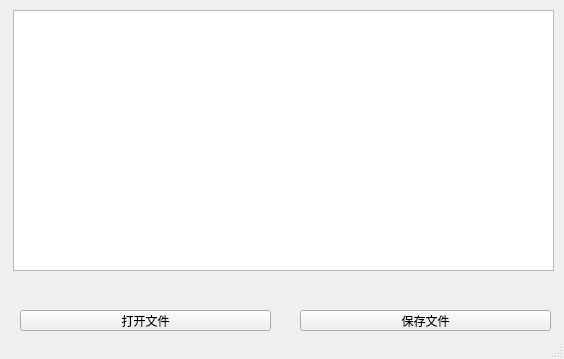
<?xml version="1.0" encoding="UTF-8"?>
<ui version="4.0">
 <class>MainWindow</class>
 <widget class="QMainWindow" name="MainWindow">
  <property name="enabled">
   <bool>true</bool>
  </property>
  <property name="geometry">
   <rect>
    <x>0</x>
    <y>0</y>
    <width>564</width>
    <height>359</height>
   </rect>
  </property>
  <property name="windowTitle">
   <string>MainWindow</string>
  </property>
  <widget class="QWidget" name="centralwidget">
   <widget class="QTextEdit" name="textEdit">
    <property name="geometry">
     <rect>
      <x>13</x>
      <y>10</y>
      <width>541</width>
      <height>261</height>
     </rect>
    </property>
   </widget>
   <widget class="QPushButton" name="pushButton">
    <property name="geometry">
     <rect>
      <x>20</x>
      <y>310</y>
      <width>251</width>
      <height>21</height>
     </rect>
    </property>
    <property name="cursor">
     <cursorShape>ArrowCursor</cursorShape>
    </property>
    <property name="text">
     <string>打开文件</string>
    </property>
    <property name="autoDefault">
     <bool>false</bool>
    </property>
    <property name="default">
     <bool>false</bool>
    </property>
    <property name="flat">
     <bool>false</bool>
    </property>
   </widget>
   <widget class="QPushButton" name="pushButton_2">
    <property name="geometry">
     <rect>
      <x>300</x>
      <y>310</y>
      <width>251</width>
      <height>21</height>
     </rect>
    </property>
    <property name="cursor">
     <cursorShape>ArrowCursor</cursorShape>
    </property>
    <property name="text">
     <string>保存文件</string>
    </property>
   </widget>
  </widget>
  <widget class="QStatusBar" name="statusbar"/>
 </widget>
 <resources/>
 <connections>
  <connection>
   <sender>pushButton</sender>
   <signal>clicked(bool)</signal>
   <receiver>pushButton</receiver>
   <slot>click()</slot>
   <hints>
    <hint type="sourcelabel">
     <x>156</x>
     <y>327</y>
    </hint>
    <hint type="destinationlabel">
     <x>156</x>
     <y>325</y>
    </hint>
   </hints>
  </connection>
 </connections>
</ui>
